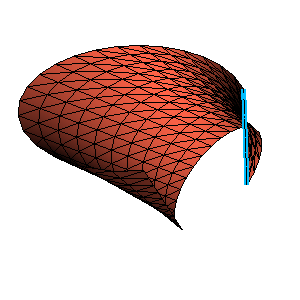

The Python source for this figure:
#!/usr/bin/env python

# Demonstrate vtkRotationalExtrusionFilter with a custom rotation axis
# by creating a line segment, performing a 270-degree extrusion around
# the (1,0,1) axis, and rendering the smooth surface with wireframe overlay.

# Factory overrides
import vtkmodules.vtkInteractionStyle  # noqa: F401
import vtkmodules.vtkRenderingFreeType  # noqa: F401
import vtkmodules.vtkRenderingOpenGL2  # noqa: F401

from vtkmodules.vtkFiltersCore import vtkPolyDataNormals
from vtkmodules.vtkFiltersModeling import vtkRotationalExtrusionFilter
from vtkmodules.vtkFiltersSources import vtkLineSource
from vtkmodules.vtkRenderingCore import (
    vtkActor,
    vtkCamera,
    vtkPolyDataMapper,
    vtkRenderWindow,
    vtkRenderWindowInteractor,
    vtkRenderer,
)

# Create a line source
line = vtkLineSource()
line.SetPoint1(0.0, 1.0, 0.0)
line.SetPoint2(0.0, 1.0, 2.0)
line.SetResolution(10)

# Line actor
line_mapper = vtkPolyDataMapper()
line_mapper.SetInputConnection(line.GetOutputPort())

line_actor = vtkActor()
line_actor.SetMapper(line_mapper)
line_actor.GetProperty().SetLineWidth(5)
line_actor.GetProperty().SetColor(0.0, 0.749, 1.0)

# 270-degree rotational extrusion around custom axis
sweeper = vtkRotationalExtrusionFilter()
sweeper.SetResolution(20)
sweeper.SetInputConnection(line.GetOutputPort())
sweeper.SetAngle(270)
sweeper.SetRotationAxis(1, 0, 1)

# Normals for smooth rendering
normals = vtkPolyDataNormals()
normals.SetInputConnection(sweeper.GetOutputPort())

# Surface mapper and actor
cylinder_mapper = vtkPolyDataMapper()
cylinder_mapper.SetInputConnection(normals.GetOutputPort())
cylinder_mapper.SetResolveCoincidentTopologyToPolygonOffset()

cylinder_actor = vtkActor()
cylinder_actor.SetMapper(cylinder_mapper)
cylinder_actor.GetProperty().SetRepresentationToSurface()
cylinder_actor.GetProperty().SetInterpolationToGouraud()
cylinder_actor.GetProperty().SetColor(1.0, 0.3882, 0.2784)

# Wireframe mapper and actor
cylinder_wireframe_mapper = vtkPolyDataMapper()
cylinder_wireframe_mapper.SetInputConnection(sweeper.GetOutputPort())
cylinder_wireframe_mapper.SetResolveCoincidentTopologyToPolygonOffset()

cylinder_wireframe_actor = vtkActor()
cylinder_wireframe_actor.SetMapper(cylinder_wireframe_mapper)
cylinder_wireframe_actor.GetProperty().SetRepresentationToWireframe()
cylinder_wireframe_actor.GetProperty().SetColor(0.0, 0.0, 0.0)
cylinder_wireframe_actor.GetProperty().SetAmbient(1.0)
cylinder_wireframe_actor.GetProperty().SetDiffuse(0.0)
cylinder_wireframe_actor.GetProperty().SetSpecular(0.0)

# Renderer
renderer = vtkRenderer()
renderer.AddActor(line_actor)
renderer.AddActor(cylinder_actor)
renderer.AddActor(cylinder_wireframe_actor)
renderer.SetBackground(1.0, 1.0, 1.0)

# Window
render_window = vtkRenderWindow()
render_window.AddRenderer(renderer)
render_window.SetSize(300, 300)
render_window.SetMultiSamples(0)
render_window.SetWindowName("rotational extrusion custom axis")

# Scene
camera = vtkCamera()
camera.SetPosition(7.395789993306532, 9.691575562803443, 3.026104158779236)
camera.SetFocalPoint(1.4814705502887429, -0.3407913255461607, 0.8067055831393791)
camera.SetViewUp(-0.15295139734386498, -0.12664956167569574, 0.9800845670542483)
renderer.SetActiveCamera(camera)

# Interactor
interactor = vtkRenderWindowInteractor()
interactor.SetRenderWindow(render_window)

interactor.Initialize()
interactor.Start()
